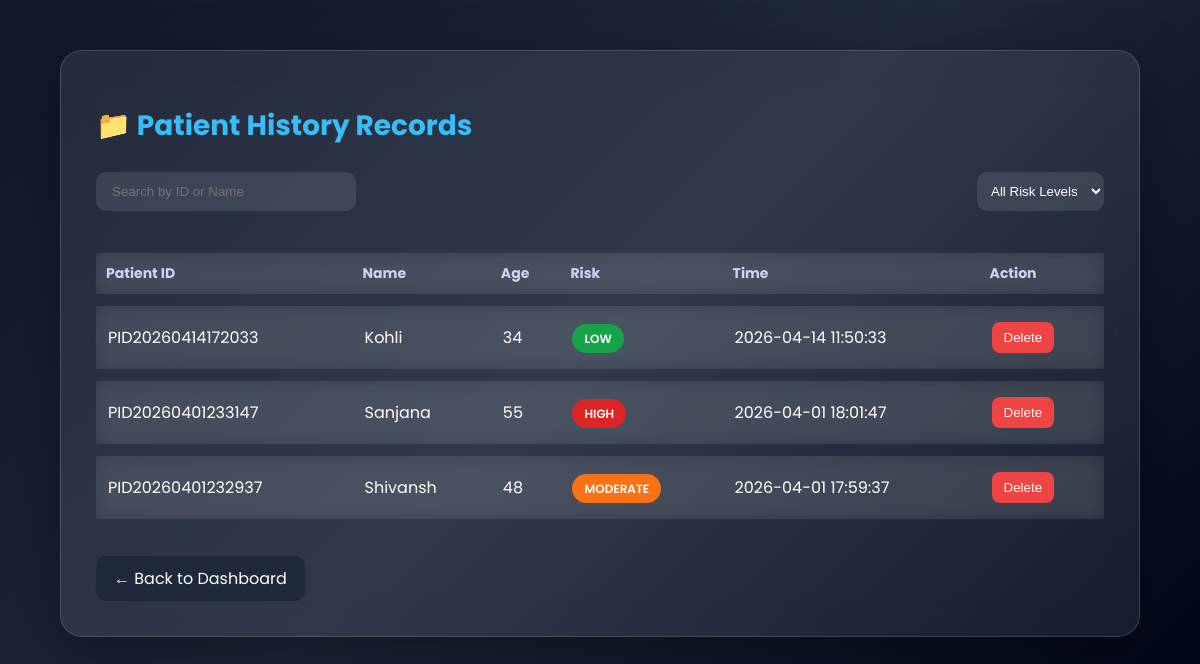
Screenshot of /history (signed in) with the database file from the repository.
### tables this page shows
CREATE TABLE patients (
        id INTEGER PRIMARY KEY AUTOINCREMENT,
        patient_id TEXT,
        patient_name TEXT,
        age INTEGER,
        sex INTEGER,
        cp INTEGER,
        trestbps INTEGER,
        chol INTEGER,
        fbs INTEGER,
        restecg INTEGER,
        thalach INTEGER,
        exang INTEGER,
        oldpeak REAL,
        slope INTEGER,
        ca INTEGER,
        thal INTEGER,
        result TEXT,
        probability REAL,
        risk_level TEXT,
        timestamp DATETIME DEFAULT CURRENT_TIMESTAMP
    );

### app.py (the view)
@app.route("/history")
def history():
    if "user" not in session:
        return redirect(url_for("login"))
    conn = get_db_connection()
    patients = conn.execute(
        "SELECT * FROM patients ORDER BY timestamp DESC"
    ).fetchall()
    conn.close()
    return render_template("history.html", patients=patients)

### database.py (called while the page is built)
def get_db_connection():
    conn = sqlite3.connect(DATABASE_PATH)
    conn.row_factory = sqlite3.Row
    return conn

### templates/history.html (shortened to what this page needs)
<!DOCTYPE html>
<html>
<head>
</head>
<body>
<div class="container">
<h1>📁 Patient History Records</h1>
<div class="controls">
<input type="text" id="search" class="search" placeholder="Search by ID or Name">
<select id="filter" class="select">
<option value="">All Risk Levels</option>
</select>
</div>
<table class="table" id="table">
<thead>
<tr>
<th>Patient ID</th>
<th>Name</th>
<th>Age</th>
<th>Risk</th>
<th>Time</th>
<th>Action</th>
</tr>
</thead>
<tbody>
{% for p in patients %}
<tr onclick="window.location='/patient/{{ p.patient_id }}'">
<td>{{ p.patient_id }}</td>
<td>{{ p.patient_name }}</td>
<td>{{ p.age }}</td>
<td>
<span class="badge
{% if p.risk_level == 'LOW' %}low
{% elif p.risk_level == 'MODERATE' %}moderate
{% else %}high{% endif %}">
{{ p.risk_level }}
</span>
</td>
<td>{{ p.timestamp }}</td>
<td>
<form method="POST" action="/delete/{{ p.patient_id }}" onsubmit="event.stopPropagation();">
<button type="submit" class="delete-btn" onclick="event.stopPropagation();">
Delete
</button>
</form>
</td>
</tr>
{% endfor %}
</tbody>
</table>
<a href="/dashboard" class="back">← Back to Dashboard</a>
</div>
</body>
</html>

### templates/history.html (style rules this page uses)
* { box-sizing:border-box }
body { margin:0; font-family:'Poppins',sans-serif; background:linear-gradient(135deg,#0f172a,#1e293b,#020617); }
.container { width:90%; max-width:1200px; margin:50px auto; padding:35px; border-radius:22px; background:rgba(255,255,255,0.08); backdrop-filter:blur(18px); box-shadow:0 20px 60px rgba(0,0,0,0.4); border:1px solid rgba(255,255,255,0.15); }
h1 { margin-bottom:25px; font-size:28px; font-weight:700; color:#38bdf8; }
.controls { display:flex; justify-content:space-between; flex-wrap:wrap; gap:15px; margin-bottom:30px; }
.search { padding:12px 16px; border-radius:10px; border:none; outline:none; background:rgba(255,255,255,0.1); color:white; width:260px; }
.select { padding:10px; border-radius:10px; background:rgba(255,255,255,0.1); color:white; border:none; }
.table { width:100%; border-collapse:separate; border-spacing:0 12px; }
th { color:#cbd5f5; font-size:14px; text-align:left; padding:10px; }
tr { background:rgba(255,255,255,0.06); backdrop-filter:blur(8px); transition:.3s; cursor:pointer; }
td { padding:16px 12px; color:white; }
.badge { padding:6px 12px; border-radius:20px; font-size:12px; font-weight:600; }
.low { background:#16a34a }
.moderate { background:#f97316 }
.high { background:#dc2626 }
.delete-btn { background:#ef4444; color:white; border:none; padding:8px 12px; border-radius:8px; cursor:pointer; transition:.3s; }
.back { margin-top:25px; display:inline-block; padding:10px 18px; border-radius:10px; background:#1e293b; color:white; text-decoration:none; transition:.3s; }
.select option { background: #1e293b; color: white; }

### rows the page displays
patients: patient_id "PID20260414172033", patient_name "Kohli", age "34", risk_level "LOW", timestamp "2026-04-14 11:50:33"
patients: patient_id "PID20260401233147", patient_name "Sanjana", age "55", risk_level "HIGH", timestamp "2026-04-01 18:01:47"
patients: patient_id "PID20260401232937", patient_name "Shivansh", age "48", risk_level "MODERATE", timestamp "2026-04-01 17:59:37"
